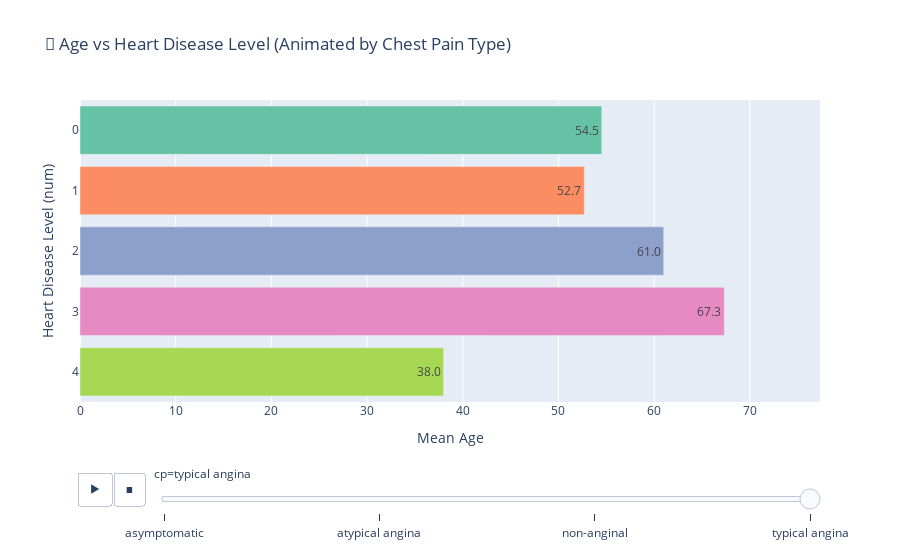

Here is the notebook cell this chart was saved with:
### Markdown cell above
## 📊 How does average age vary with heart disease level across different chest pain types?

This animated bar chart reveals how age trends shift at each heart disease level (`num`) for each chest pain category (`cp`). It helps identify which chest pain types are linked with older patients and more severe heart disease.

### Code cell
import plotly.express as px

# Group by 'cp' and 'num' to calculate mean age
grouped = df.groupby(['cp', 'num'])['age'].mean().reset_index()

# Ensure 'num' is treated as a category for ordered y-axis
grouped['num'] = grouped['num'].astype(str)

# Plotly animation
fig = px.bar(
    grouped,
    x='age',
    y='num',
    animation_frame='cp',
    orientation='h',
    color='num',
    category_orders={'num': ['0', '1', '2', '3', '4']},
    labels={'age': 'Mean Age', 'num': 'Heart Disease Level'},
    title="🧠 Age vs Heart Disease Level (Animated by Chest Pain Type)",
    color_discrete_sequence=px.colors.qualitative.Set2,
    height=500
)

# Slower animation speed
fig.layout.updatemenus[0].buttons[0].args[1]['frame']['duration'] = 1200  # in milliseconds

# Show value labels
fig.update_traces(texttemplate='%{x:.1f}', textposition='outside')

# Layout adjustments
fig.update_layout(
    xaxis=dict(title='Mean Age', range=[0, grouped['age'].max() + 10]),
    yaxis_title='Heart Disease Level (num)',
    showlegend=False
)

fig.show()

### Figure 1 — Plotly figure (JSON) as saved in the notebook; plotly's stock layout.template omitted (floating-point values rounded to 4 significant figures)
{"data": [{"alignmentgroup": "True", "hovertemplate": "Heart Disease Level=%{y}<br>cp=typical angina<br>Mean Age=%{x}<extra></extra>", "legendgroup": "0", "marker": {"color": "rgb(102,194,165)", "pattern": {"shape": ""}}, "name": "0", "offsetgroup": "0", "orientation": "h", "showlegend": true, "textposition": "auto", "texttemplate": "%{x:.1f}", "type": "bar", "x": [54.52], "xaxis": "x", "y": ["0"], "yaxis": "y"}, {"alignmentgroup": "True", "hovertemplate": "Heart Disease Level=%{y}<br>cp=typical angina<br>Mean Age=%{x}<extra></extra>", "legendgroup": "1", "marker": {"color": "rgb(252,141,98)", "pattern": {"shape": ""}}, "name": "1", "offsetgroup": "1", "orientation": "h", "showlegend": true, "textposition": "auto", "texttemplate": "%{x:.1f}", "type": "bar", "x": [52.7], "xaxis": "x", "y": ["1"], "yaxis": "y"}, {"alignmentgroup": "True", "hovertemplate": "Heart Disease Level=%{y}<br>cp=typical angina<br>Mean Age=%{x}<extra></extra>", "legendgroup": "2", "marker": {"color": "rgb(141,160,203)", "pattern": {"shape": ""}}, "name": "2", "offsetgroup": "2", "orientation": "h", "showlegend": true, "textposition": "auto", "texttemplate": "%{x:.1f}", "type": "bar", "x": [61], "xaxis": "x", "y": ["2"], "yaxis": "y"}, {"alignmentgroup": "True", "hovertemplate": "Heart Disease Level=%{y}<br>cp=typical angina<br>Mean Age=%{x}<extra></extra>", "legendgroup": "3", "marker": {"color": "rgb(231,138,195)", "pattern": {"shape": ""}}, "name": "3", "offsetgroup": "3", "orientation": "h", "showlegend": true, "textposition": "auto", "texttemplate": "%{x:.1f}", "type": "bar", "x": [67.33], "xaxis": "x", "y": ["3"], "yaxis": "y"}, {"alignmentgroup": "True", "hovertemplate": "Heart Disease Level=%{y}<br>cp=typical angina<br>Mean Age=%{x}<extra></extra>", "legendgroup": "4", "marker": {"color": "rgb(166,216,84)", "pattern": {"shape": ""}}, "name": "4", "offsetgroup": "4", "orientation": "h", "showlegend": true, "textposition": "auto", "texttemplate": "%{x:.1f}", "type": "bar", "x": [38], "xaxis": "x", "y": ["4"], "yaxis": "y"}], "layout": {"autosize": true, "barmode": "relative", "legend": {"title": {"text": "Heart Disease Level"}, "tracegroupgap": 0}, "showlegend": false, "sliders": [{"active": 3, "currentvalue": {"prefix": "cp="}, "len": 0.9, "pad": {"b": 10, "t": 60}, "steps": [{"args": [["asymptomatic"], {"frame": {"duration": 0, "redraw": true}, "fromcurrent": true, "mode": "immediate", "transition": {"duration": 0, "easing": "linear"}}], "label": "asymptomatic", "method": "animate"}, {"args": [["atypical angina"], {"frame": {"duration": 0, "redraw": true}, "fromcurrent": true, "mode": "immediate", "transition": {"duration": 0, "easing": "linear"}}], "label": "atypical angina", "method": "animate"}, {"args": [["non-anginal"], {"frame": {"duration": 0, "redraw": true}, "fromcurrent": true, "mode": "immediate", "transition": {"duration": 0, "easing": "linear"}}], "label": "non-anginal", "method": "animate"}, {"args": [["typical angina"], {"frame": {"duration": 0, "redraw": true}, "fromcurrent": true, "mode": "immediate", "transition": {"duration": 0, "easing": "linear"}}], "label": "typical angina", "method": "animate"}], "x": 0.1, "xanchor": "left", "y": 0, "yanchor": "top"}], "title": {"text": "🧠 Age vs Heart Disease Level (Animated by Chest Pain Type)"}, "updatemenus": [{"active": 0, "buttons": [{"args": [null, {"frame": {"duration": 1200, "redraw": true}, "fromcurrent": true, "mode": "immediate", "transition": {"duration": 500, "easing": "linear"}}], "label": "&#9654;", "method": "animate"}, {"args": [[null], {"frame": {"duration": 0, "redraw": true}, "fromcurrent": true, "mode": "immediate", "transition": {"duration": 0, "easing": "linear"}}], "label": "&#9724;", "method": "animate"}], "direction": "left", "pad": {"r": 10, "t": 70}, "showactive": false, "type": "buttons", "x": 0.1, "xanchor": "right", "y": 0, "yanchor": "top"}], "xaxis": {"anchor": "y", "domain": [0, 1], "range": [0, 77.33], "title": {"text": "Mean Age"}, "type": "linear"}, "yaxis": {"anchor": "x", "autorange": true, "categoryarray": ["4", "3", "2", "1", "0"], "categoryorder": "array", "domain": [0, 1], "range": [-0.5, 4.5], "title": {"text": "Heart Disease Level (num)"}, "type": "category"}}}
